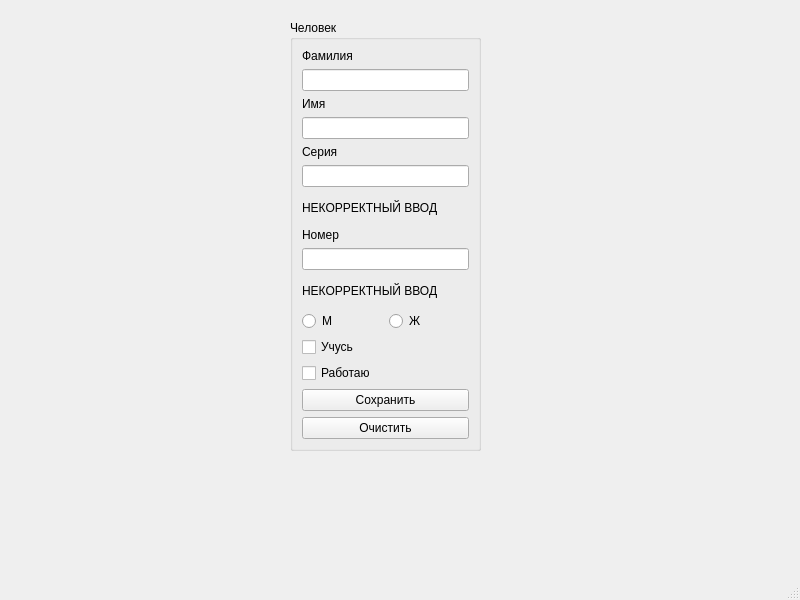
<?xml version="1.0" encoding="UTF-8"?>
<ui version="4.0">
 <class>Person</class>
 <widget class="QMainWindow" name="Person">
  <property name="geometry">
   <rect>
    <x>0</x>
    <y>0</y>
    <width>800</width>
    <height>600</height>
   </rect>
  </property>
  <property name="windowTitle">
   <string>Person</string>
  </property>
  <widget class="QWidget" name="centralwidget">
   <widget class="QGroupBox" name="groupBox">
    <property name="geometry">
     <rect>
      <x>290</x>
      <y>20</y>
      <width>191</width>
      <height>431</height>
     </rect>
    </property>
    <property name="title">
     <string>Человек</string>
    </property>
    <layout class="QVBoxLayout" name="verticalLayout_5">
     <item>
      <layout class="QVBoxLayout" name="verticalLayout">
       <item>
        <widget class="QLabel" name="label">
         <property name="text">
          <string>Фамилия</string>
         </property>
        </widget>
       </item>
       <item>
        <widget class="QLineEdit" name="lineEdit"/>
       </item>
      </layout>
     </item>
     <item>
      <layout class="QVBoxLayout" name="verticalLayout_2">
       <item>
        <widget class="QLabel" name="label_2">
         <property name="text">
          <string>Имя</string>
         </property>
        </widget>
       </item>
       <item>
        <widget class="QLineEdit" name="lineEdit_2"/>
       </item>
      </layout>
     </item>
     <item>
      <layout class="QVBoxLayout" name="verticalLayout_3">
       <item>
        <widget class="QLabel" name="label_3">
         <property name="text">
          <string>Серия</string>
         </property>
        </widget>
       </item>
       <item>
        <widget class="QLineEdit" name="lineEdit_3"/>
       </item>
      </layout>
     </item>
     <item>
      <widget class="QLabel" name="label_5">
       <property name="enabled">
        <bool>true</bool>
       </property>
       <property name="text">
        <string>НЕКОРРЕКТНЫЙ ВВОД</string>
       </property>
       <property name="scaledContents">
        <bool>false</bool>
       </property>
       <property name="textInteractionFlags">
        <set>Qt::LinksAccessibleByMouse</set>
       </property>
      </widget>
     </item>
     <item>
      <layout class="QVBoxLayout" name="verticalLayout_4">
       <item>
        <widget class="QLabel" name="label_4">
         <property name="text">
          <string>Номер</string>
         </property>
        </widget>
       </item>
       <item>
        <widget class="QLineEdit" name="lineEdit_4"/>
       </item>
      </layout>
     </item>
     <item>
      <widget class="QLabel" name="label_6">
       <property name="text">
        <string>НЕКОРРЕКТНЫЙ ВВОД</string>
       </property>
      </widget>
     </item>
     <item>
      <layout class="QHBoxLayout" name="horizontalLayout">
       <item>
        <widget class="QRadioButton" name="radioButton">
         <property name="text">
          <string>М</string>
         </property>
        </widget>
       </item>
       <item>
        <widget class="QRadioButton" name="radioButton_2">
         <property name="text">
          <string>Ж</string>
         </property>
        </widget>
       </item>
      </layout>
     </item>
     <item>
      <widget class="QCheckBox" name="checkBox">
       <property name="text">
        <string>Учусь</string>
       </property>
      </widget>
     </item>
     <item>
      <widget class="QCheckBox" name="checkBox_2">
       <property name="text">
        <string>Работаю</string>
       </property>
      </widget>
     </item>
     <item>
      <widget class="QPushButton" name="pushButton">
       <property name="text">
        <string>Сохранить</string>
       </property>
      </widget>
     </item>
     <item>
      <widget class="QPushButton" name="pushButton_2">
       <property name="text">
        <string>Очистить</string>
       </property>
      </widget>
     </item>
    </layout>
   </widget>
  </widget>
  <widget class="QMenuBar" name="menubar">
   <property name="geometry">
    <rect>
     <x>0</x>
     <y>0</y>
     <width>800</width>
     <height>22</height>
    </rect>
   </property>
  </widget>
  <widget class="QStatusBar" name="statusbar"/>
 </widget>
 <resources/>
 <connections/>
</ui>
